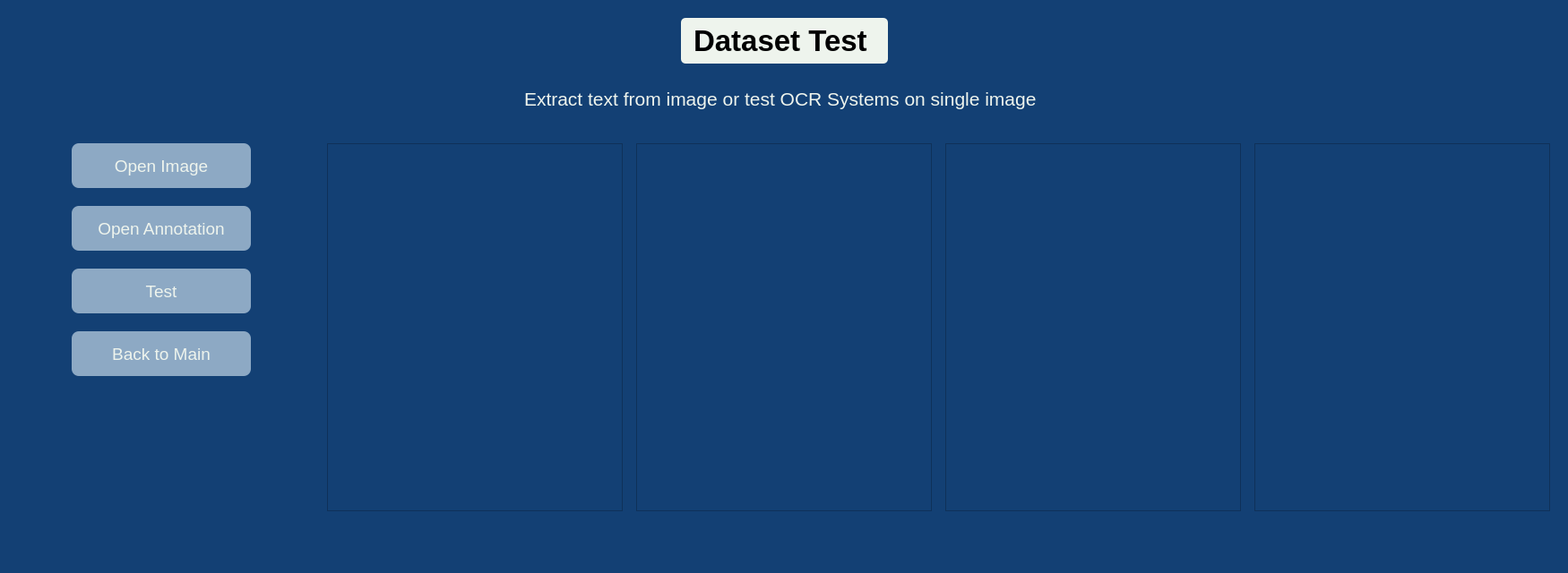
<?xml version="1.0" encoding="UTF-8"?>
<ui version="4.0">
 <class>OCR_App</class>
 <widget class="QMainWindow" name="OCR_App">
  <property name="geometry">
   <rect>
    <x>0</x>
    <y>0</y>
    <width>1750</width>
    <height>640</height>
   </rect>
  </property>
  <property name="windowTitle">
   <string>OCR_App</string>
  </property>
  <property name="styleSheet">
   <string notr="true">background-color: #134074;</string>
  </property>
  <widget class="QWidget" name="centralwidget">
   <widget class="QLabel" name="label">
    <property name="geometry">
     <rect>
      <x>760</x>
      <y>20</y>
      <width>231</width>
      <height>51</height>
     </rect>
    </property>
    <property name="font">
     <font>
      <family>MS Shell Dlg 2</family>
      <pointsize>25</pointsize>
      <weight>75</weight>
      <bold>true</bold>
     </font>
    </property>
    <property name="styleSheet">
     <string notr="true">color: black; background-color: #eef4ed; padding: 5px; border-radius: 5px; text-align: center;</string>
    </property>
    <property name="text">
     <string>Dataset Test</string>
    </property>
   </widget>
   <widget class="QPushButton" name="back_btn">
    <property name="geometry">
     <rect>
      <x>80</x>
      <y>370</y>
      <width>200</width>
      <height>50</height>
     </rect>
    </property>
    <property name="font">
     <font>
      <pointsize>14</pointsize>
     </font>
    </property>
    <property name="styleSheet">
     <string notr="true">background-color: #8da9c4; color: #eef4ed; border-radius: 8px;</string>
    </property>
    <property name="text">
     <string>Back to Main</string>
    </property>
   </widget>
   <widget class="QPushButton" name="upload_btn">
    <property name="geometry">
     <rect>
      <x>80</x>
      <y>160</y>
      <width>200</width>
      <height>50</height>
     </rect>
    </property>
    <property name="font">
     <font>
      <pointsize>14</pointsize>
     </font>
    </property>
    <property name="styleSheet">
     <string notr="true">background-color: #8da9c4; color: #eef4ed; border-radius: 8px;</string>
    </property>
    <property name="text">
     <string>Open Image</string>
    </property>
   </widget>
   <widget class="QPushButton" name="annotation_btn">
    <property name="geometry">
     <rect>
      <x>80</x>
      <y>230</y>
      <width>200</width>
      <height>50</height>
     </rect>
    </property>
    <property name="font">
     <font>
      <pointsize>14</pointsize>
     </font>
    </property>
    <property name="styleSheet">
     <string notr="true">background-color: #8da9c4; color: #eef4ed; border-radius: 8px;</string>
    </property>
    <property name="text">
     <string>Open Annotation</string>
    </property>
   </widget>
   <widget class="QPushButton" name="test_btn">
    <property name="geometry">
     <rect>
      <x>80</x>
      <y>300</y>
      <width>200</width>
      <height>50</height>
     </rect>
    </property>
    <property name="font">
     <font>
      <pointsize>14</pointsize>
     </font>
    </property>
    <property name="styleSheet">
     <string notr="true">background-color: #8da9c4; color: #eef4ed; border-radius: 8px;</string>
    </property>
    <property name="text">
     <string>Test</string>
    </property>
   </widget>
   <widget class="ZoomableGraphicsView" name="image_view">
    <property name="geometry">
     <rect>
      <x>365</x>
      <y>160</y>
      <width>330</width>
      <height>411</height>
     </rect>
    </property>
   </widget>
   <widget class="QGraphicsView" name="annotation_view">
    <property name="geometry">
     <rect>
      <x>710</x>
      <y>160</y>
      <width>330</width>
      <height>411</height>
     </rect>
    </property>
   </widget>
   <widget class="QGraphicsView" name="results_view">
    <property name="geometry">
     <rect>
      <x>1055</x>
      <y>160</y>
      <width>330</width>
      <height>411</height>
     </rect>
    </property>
   </widget>
   <widget class="QGraphicsView" name="stats_view">
    <property name="geometry">
     <rect>
      <x>1400</x>
      <y>160</y>
      <width>330</width>
      <height>411</height>
     </rect>
    </property>
   </widget>
   <widget class="QLabel" name="description1">
    <property name="geometry">
     <rect>
      <x>585</x>
      <y>90</y>
      <width>581</width>
      <height>41</height>
     </rect>
    </property>
    <property name="font">
     <font>
      <pointsize>16</pointsize>
      <weight>50</weight>
      <bold>false</bold>
     </font>
    </property>
    <property name="styleSheet">
     <string notr="true">color: #eef4ed;</string>
    </property>
    <property name="text">
     <string>Extract text from image or test OCR Systems on single image</string>
    </property>
   </widget>
  </widget>
  <widget class="QMenuBar" name="menubar">
   <property name="geometry">
    <rect>
     <x>0</x>
     <y>0</y>
     <width>1750</width>
     <height>21</height>
    </rect>
   </property>
  </widget>
  <widget class="QStatusBar" name="statusbar"/>
 </widget>
 <customwidgets>
  <customwidget>
   <class>ZoomableGraphicsView</class>
   <extends>QGraphicsView</extends>
   <header>ZoomableGraphicsView.h</header>
  </customwidget>
 </customwidgets>
 <resources/>
 <connections/>
</ui>
